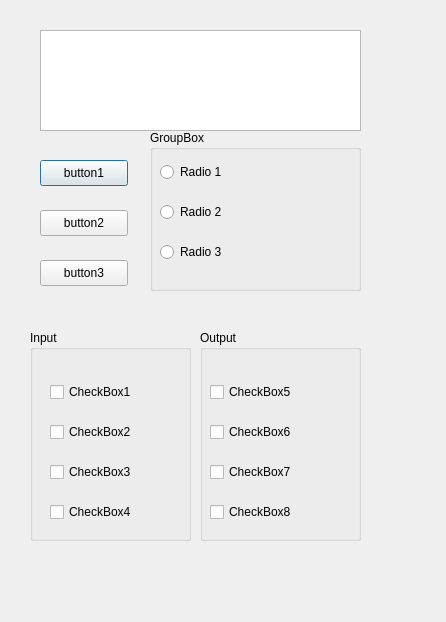
<?xml version="1.0" encoding="UTF-8"?>
<ui version="4.0">
 <class>Dialog</class>
 <widget class="QDialog" name="Dialog">
  <property name="geometry">
   <rect>
    <x>0</x>
    <y>0</y>
    <width>446</width>
    <height>622</height>
   </rect>
  </property>
  <property name="windowTitle">
   <string>Dialog</string>
  </property>
  <widget class="QTextEdit" name="textEdit">
   <property name="geometry">
    <rect>
     <x>40</x>
     <y>30</y>
     <width>321</width>
     <height>101</height>
    </rect>
   </property>
  </widget>
  <widget class="QPushButton" name="button1">
   <property name="geometry">
    <rect>
     <x>40</x>
     <y>160</y>
     <width>88</width>
     <height>26</height>
    </rect>
   </property>
   <property name="text">
    <string>button1</string>
   </property>
  </widget>
  <widget class="QPushButton" name="button2">
   <property name="geometry">
    <rect>
     <x>40</x>
     <y>210</y>
     <width>88</width>
     <height>26</height>
    </rect>
   </property>
   <property name="text">
    <string>button2</string>
   </property>
  </widget>
  <widget class="QGroupBox" name="groupBox">
   <property name="geometry">
    <rect>
     <x>150</x>
     <y>130</y>
     <width>211</width>
     <height>161</height>
    </rect>
   </property>
   <property name="title">
    <string>GroupBox</string>
   </property>
   <widget class="QRadioButton" name="radio1">
    <property name="geometry">
     <rect>
      <x>10</x>
      <y>30</y>
      <width>111</width>
      <height>24</height>
     </rect>
    </property>
    <property name="text">
     <string>Radio 1</string>
    </property>
   </widget>
   <widget class="QRadioButton" name="radio2">
    <property name="geometry">
     <rect>
      <x>10</x>
      <y>70</y>
      <width>111</width>
      <height>24</height>
     </rect>
    </property>
    <property name="text">
     <string>Radio 2</string>
    </property>
   </widget>
   <widget class="QRadioButton" name="radio3">
    <property name="geometry">
     <rect>
      <x>10</x>
      <y>110</y>
      <width>111</width>
      <height>24</height>
     </rect>
    </property>
    <property name="text">
     <string>Radio 3</string>
    </property>
   </widget>
  </widget>
  <widget class="QPushButton" name="button3">
   <property name="geometry">
    <rect>
     <x>40</x>
     <y>260</y>
     <width>88</width>
     <height>26</height>
    </rect>
   </property>
   <property name="text">
    <string>button3</string>
   </property>
  </widget>
  <widget class="QGroupBox" name="groupBox_2">
   <property name="geometry">
    <rect>
     <x>30</x>
     <y>330</y>
     <width>161</width>
     <height>211</height>
    </rect>
   </property>
   <property name="title">
    <string>Input</string>
   </property>
   <widget class="QCheckBox" name="checkBox1">
    <property name="geometry">
     <rect>
      <x>20</x>
      <y>50</y>
      <width>101</width>
      <height>24</height>
     </rect>
    </property>
    <property name="text">
     <string>CheckBox1</string>
    </property>
   </widget>
   <widget class="QCheckBox" name="checkBox2">
    <property name="geometry">
     <rect>
      <x>20</x>
      <y>90</y>
      <width>101</width>
      <height>24</height>
     </rect>
    </property>
    <property name="text">
     <string>CheckBox2</string>
    </property>
   </widget>
   <widget class="QCheckBox" name="checkBox3">
    <property name="geometry">
     <rect>
      <x>20</x>
      <y>130</y>
      <width>101</width>
      <height>24</height>
     </rect>
    </property>
    <property name="text">
     <string>CheckBox3</string>
    </property>
   </widget>
   <widget class="QCheckBox" name="checkBox4">
    <property name="geometry">
     <rect>
      <x>20</x>
      <y>170</y>
      <width>101</width>
      <height>24</height>
     </rect>
    </property>
    <property name="text">
     <string>CheckBox4</string>
    </property>
   </widget>
  </widget>
  <widget class="QGroupBox" name="groupBox_3">
   <property name="enabled">
    <bool>true</bool>
   </property>
   <property name="geometry">
    <rect>
     <x>200</x>
     <y>330</y>
     <width>161</width>
     <height>211</height>
    </rect>
   </property>
   <property name="mouseTracking">
    <bool>false</bool>
   </property>
   <property name="title">
    <string>Output</string>
   </property>
   <property name="flat">
    <bool>false</bool>
   </property>
   <property name="checkable">
    <bool>false</bool>
   </property>
   <widget class="QCheckBox" name="checkBox5">
    <property name="geometry">
     <rect>
      <x>10</x>
      <y>50</y>
      <width>111</width>
      <height>24</height>
     </rect>
    </property>
    <property name="text">
     <string>CheckBox5</string>
    </property>
    <property name="shortcut">
     <string/>
    </property>
    <property name="checkable">
     <bool>true</bool>
    </property>
   </widget>
   <widget class="QCheckBox" name="checkBox6">
    <property name="geometry">
     <rect>
      <x>10</x>
      <y>90</y>
      <width>101</width>
      <height>24</height>
     </rect>
    </property>
    <property name="mouseTracking">
     <bool>true</bool>
    </property>
    <property name="text">
     <string>CheckBox6</string>
    </property>
    <property name="checkable">
     <bool>true</bool>
    </property>
   </widget>
   <widget class="QCheckBox" name="checkBox7">
    <property name="geometry">
     <rect>
      <x>10</x>
      <y>130</y>
      <width>101</width>
      <height>24</height>
     </rect>
    </property>
    <property name="mouseTracking">
     <bool>true</bool>
    </property>
    <property name="text">
     <string>CheckBox7</string>
    </property>
    <property name="checkable">
     <bool>true</bool>
    </property>
   </widget>
   <widget class="QCheckBox" name="checkBox8">
    <property name="enabled">
     <bool>true</bool>
    </property>
    <property name="geometry">
     <rect>
      <x>10</x>
      <y>170</y>
      <width>101</width>
      <height>24</height>
     </rect>
    </property>
    <property name="mouseTracking">
     <bool>true</bool>
    </property>
    <property name="statusTip">
     <string/>
    </property>
    <property name="text">
     <string>CheckBox8</string>
    </property>
    <property name="checked">
     <bool>false</bool>
    </property>
    <property name="autoRepeat">
     <bool>false</bool>
    </property>
    <property name="tristate">
     <bool>false</bool>
    </property>
   </widget>
  </widget>
 </widget>
 <resources/>
 <connections/>
</ui>
